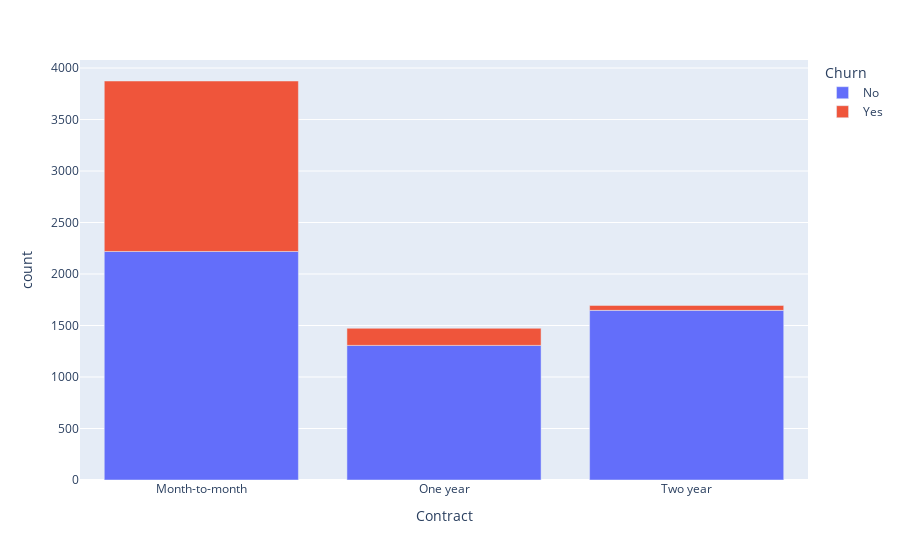

The notebook cell saved with this chart:
### Markdown cell above
Let's create a bar chart to visualize the customer churn per contract type

### Code cell
# Create a dataframe and group it
df = data.groupby(["Contract", "Churn"]).count().toPandas()

# Visualize the results
px.bar(df, x="Contract", y="count", color="Churn")

### Figure 1 — Plotly figure (JSON) as saved in the notebook; plotly's stock layout.template omitted (floating-point values rounded to 4 significant figures)
{"data": [{"hovertemplate": "Churn=No<br>Contract=%{x}<br>count=%{y}<extra></extra>", "legendgroup": "No", "marker": {"color": "#636efa", "pattern": {"shape": ""}}, "name": "No", "orientation": "v", "showlegend": true, "textposition": "auto", "type": "bar", "x": ["Month-to-month", "One year", "Two year"], "xaxis": "x", "y": [2219, 1307, 1647], "yaxis": "y"}, {"hovertemplate": "Churn=Yes<br>Contract=%{x}<br>count=%{y}<extra></extra>", "legendgroup": "Yes", "marker": {"color": "#EF553B", "pattern": {"shape": ""}}, "name": "Yes", "orientation": "v", "showlegend": true, "textposition": "auto", "type": "bar", "x": ["Month-to-month", "Two year", "One year"], "xaxis": "x", "y": [1655, 48, 166], "yaxis": "y"}], "layout": {"barmode": "relative", "legend": {"title": {"text": "Churn"}, "tracegroupgap": 0}, "margin": {"t": 60}, "xaxis": {"anchor": "y", "domain": [0, 1], "title": {"text": "Contract"}}, "yaxis": {"anchor": "x", "domain": [0, 1], "title": {"text": "count"}}}}
